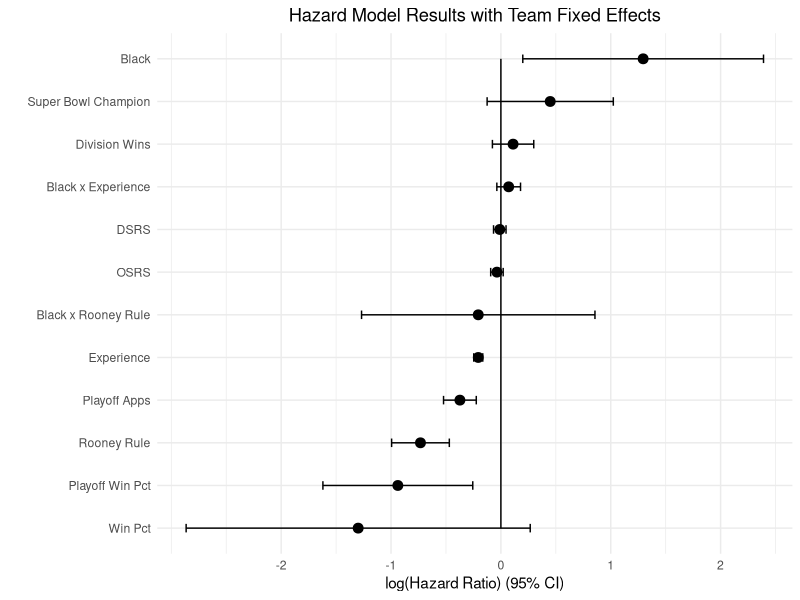
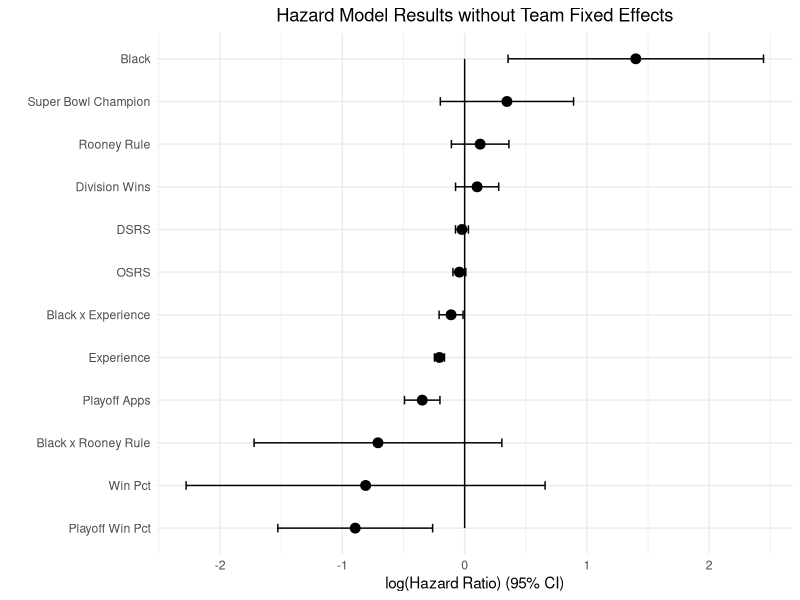

R code for these plots, in order:

library(ggplot2)


vars <- c('Experience', 'Black', 'Division Wins', 'Playoff Apps', 'Playoff Win Pct', 'Win Pct', 'OSRS',
          'DSRS', 'Super Bowl Champion', 'Black x Experience', 'Rooney Rule', 'Black x Rooney Rule')
coefs <- c(-0.206, 1.295, 0.111, -0.373, -0.938, -1.299, -0.036, -0.010, 0.523 -0.074, 0.071, -0.732)
serrs <- c(0.021, 0.559, 0.096, 0.076, 0.348, 0.799, 0.029, 0.029, 0.293, 0.055, 0.134, 0.542)


data1 <- as.data.frame(cbind(vars, coefs, serrs))
data1$coefs <- as.numeric(data1$coefs)
data1$serrs <- as.numeric(data1$serrs)
data1 <- data1[order(data1$coefs),]
data1$ids <- 1:nrow(data1)
row.names(data1) <- NULL


ggplot(data1, aes(x = ids, y = coefs)) +
  geom_point(size = 3) +
  geom_errorbar(aes(ymin = coefs - 1.96*serrs, ymax = coefs + 1.96*serrs), width = 0.2) +
  labs(title = 'Hazard Model Results with Team Fixed Effects', x = '', y = 'log(Hazard Ratio) (95% CI)') +
  theme_minimal() + 
  theme(plot.title = element_text(hjust = 0.5)) +
  scale_x_discrete(limits = data1$vars) +
  geom_line(y = 0) + 
  ylim(c(-3,3)) +
  scale_y_continuous(breaks = seq(-2, 2, 1), labels = seq(-2, 2, 1)) +
  coord_flip()


vars2 <- c('Experience', 'Black', 'Division Wins', 'Playoff Apps', 'Playoff Win Pct', 'Win Pct', 'OSRS',
           'DSRS', 'Super Bowl Champion', 'Black x Experience', 'Rooney Rule', 'Black x Rooney Rule')
coefs2 <- c(-0.206, 1.400, 0.102, -0.347, -0.895, -0.810, -0.043, -0.022, 0.346, -0.111, 0.127, -0.709)
serrs2 <- c(0.021, 0.533, 0.090, 0.074, 0.323, 0.749, 0.027, 0.027, 0.278, 0.050, 0.120, 0.517)


data2 <- as.data.frame(cbind(vars2, coefs2, serrs2))
data2$coefs2 <- as.numeric(data2$coefs2)
data2$serrs2 <- as.numeric(data2$serrs2)
data2 <- data2[order(data2$coefs2),]
data2$ids <- 1:nrow(data2)
row.names(data2) <- NULL


ggplot(data2, aes(x = ids, y = coefs2)) +
  geom_point(size = 3) +
  geom_errorbar(aes(ymin = coefs2 - 1.96*serrs2, ymax = coefs2 + 1.96*serrs2), width = 0.2) +
  labs(title = 'Hazard Model Results without Team Fixed Effects', x = '', y = 'log(Hazard Ratio) (95% CI)') +
  theme_minimal() + 
  theme(plot.title = element_text(hjust = 0.5)) +
  scale_x_discrete(limits = data2$vars2) +
  geom_line(y = 0) + 
  ylim(c(-3,3)) +
  scale_y_continuous(breaks = seq(-2, 2, 1), labels = seq(-2, 2, 1)) +
  coord_flip()





